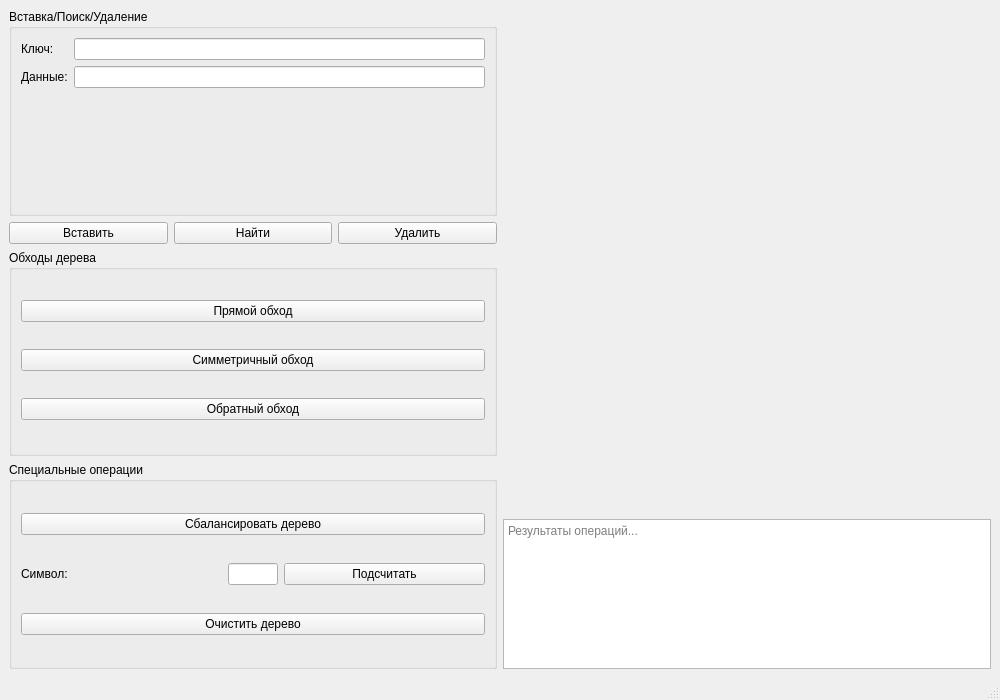
<?xml version="1.0" encoding="UTF-8"?>
<ui version="4.0">
 <class>MainWindow</class>
 <widget class="QMainWindow" name="MainWindow">
  <property name="geometry">
   <rect>
    <x>0</x>
    <y>0</y>
    <width>1000</width>
    <height>700</height>
   </rect>
  </property>
  <property name="windowTitle">
   <string>Бинарное дерево поиска - Вариант 25</string>
  </property>
  <widget class="QWidget" name="centralwidget">
   <layout class="QHBoxLayout" name="mainLayout">
    <item>
     <layout class="QVBoxLayout" name="leftLayout">
      <!-- Группа Вставка/Поиск/Удаление -->
      <item>
       <widget class="QGroupBox" name="insertGroup">
        <property name="title">
         <string>Вставка/Поиск/Удаление</string>
        </property>
        <layout class="QFormLayout" name="formLayout">
         <item row="0" column="0">
          <widget class="QLabel" name="keyLabel">
           <property name="text">
            <string>Ключ:</string>
           </property>
          </widget>
         </item>
         <item row="0" column="1">
          <widget class="QLineEdit" name="keyLineEdit"/>
         </item>
         <item row="1" column="0">
          <widget class="QLabel" name="dataLabel">
           <property name="text">
            <string>Данные:</string>
           </property>
          </widget>
         </item>
         <item row="1" column="1">
          <widget class="QLineEdit" name="dataLineEdit"/>
         </item>
        </layout>
       </widget>
      </item>
      <!-- Кнопки Вставить, Найти, Удалить -->
      <item>
       <layout class="QHBoxLayout" name="buttonLayout1">
        <item>
         <widget class="QPushButton" name="insertButton">
          <property name="text">
           <string>Вставить</string>
          </property>
         </widget>
        </item>
        <item>
         <widget class="QPushButton" name="searchButton">
          <property name="text">
           <string>Найти</string>
          </property>
         </widget>
        </item>
        <item>
         <widget class="QPushButton" name="deleteButton">
          <property name="text">
           <string>Удалить</string>
          </property>
         </widget>
        </item>
       </layout>
      </item>
      <!-- Группа Обходы дерева -->
      <item>
       <widget class="QGroupBox" name="traversalGroup">
        <property name="title">
         <string>Обходы дерева</string>
        </property>
        <layout class="QVBoxLayout" name="verticalLayout">
         <item>
          <widget class="QPushButton" name="preOrderButton">
           <property name="text">
            <string>Прямой обход</string>
           </property>
          </widget>
         </item>
         <item>
          <widget class="QPushButton" name="inOrderButton">
           <property name="text">
            <string>Симметричный обход</string>
           </property>
          </widget>
         </item>
         <item>
          <widget class="QPushButton" name="postOrderButton">
           <property name="text">
            <string>Обратный обход</string>
           </property>
          </widget>
         </item>
        </layout>
       </widget>
      </item>
      <!-- Группа Специальные операции -->
      <item>
       <widget class="QGroupBox" name="specialGroup">
        <property name="title">
         <string>Специальные операции</string>
        </property>
        <layout class="QVBoxLayout" name="verticalLayout_2">
         <item>
          <widget class="QPushButton" name="balanceButton">
           <property name="text">
            <string>Сбалансировать дерево</string>
           </property>
          </widget>
         </item>
         <item>
          <layout class="QHBoxLayout" name="countLayout">
           <item>
            <widget class="QLabel" name="charLabel">
             <property name="text">
              <string>Символ:</string>
             </property>
            </widget>
           </item>
           <item>
            <widget class="QLineEdit" name="charLineEdit">
             <property name="maximumSize">
              <size>
               <width>50</width>
               <height>16777215</height>
              </size>
             </property>
            </widget>
           </item>
           <item>
            <widget class="QPushButton" name="countButton">
             <property name="text">
              <string>Подсчитать</string>
             </property>
            </widget>
           </item>
          </layout>
         </item>
         <item>
          <widget class="QPushButton" name="clearButton">
           <property name="text">
            <string>Очистить дерево</string>
           </property>
          </widget>
         </item>
        </layout>
       </widget>
      </item>
     </layout>
    </item>
    <!-- Правая часть: область рисования и поле результатов -->
    <item>
     <layout class="QVBoxLayout" name="rightLayout">
      <item>
       <!-- Виджет для рисования дерева -->
       <widget class="QWidget" name="treeWidget" native="true">
        <property name="sizePolicy">
         <sizepolicy hsizetype="Expanding" vsizetype="Expanding">
          <horstretch>0</horstretch>
          <verstretch>1</verstretch>
         </sizepolicy>
        </property>
       </widget>
      </item>
      <item>
       <widget class="QTextEdit" name="resultTextEdit">
        <property name="readOnly">
         <bool>true</bool>
        </property>
        <property name="placeholderText">
         <string>Результаты операций...</string>
        </property>
        <property name="maximumSize">
         <size>
          <width>16777215</width>
          <height>150</height>
         </size>
        </property>
       </widget>
      </item>
     </layout>
    </item>
   </layout>
  </widget>
  <widget class="QMenuBar" name="menubar">
   <property name="geometry">
    <rect>
     <x>0</x>
     <y>0</y>
     <width>1000</width>
     <height>22</height>
    </rect>
   </property>
  </widget>
  <widget class="QStatusBar" name="statusbar"/>
 </widget>
 <resources/>
 <connections/>
</ui>
